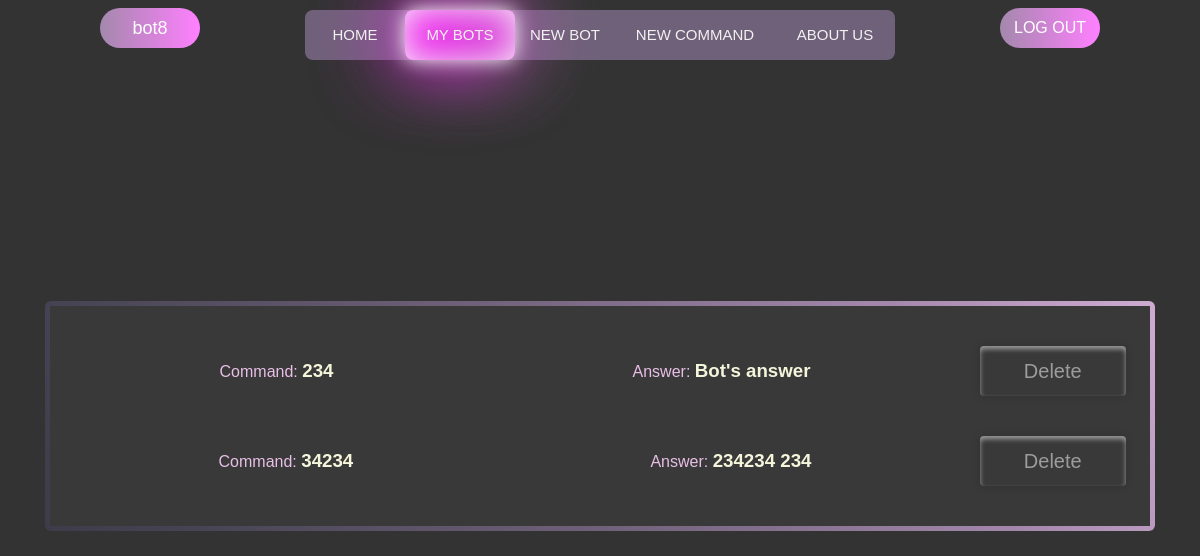
The app's page /bots/bot/bot/ (signed in) with its own data.
### authentication/models.py (models this page shows)
class CustomUser(AbstractUser):
    email = models.EmailField('Email', unique=True)
    avatar = models.ImageField('Avatar', blank=True, upload_to=f'avatars/')
    telegram_id = models.CharField('Telegram id', blank=True, max_length=40)
    def __str__(self):
        return self.username

### constructor/models.py (models this page shows, shortened)
class Command(models.Model):
    bot_name = models.CharField('Name', max_length=30) # Будет вылазить выбор всех ботов пользователя
    bot_token = models.CharField('Token', null=True, blank=True, max_length=30)
    type = models.CharField('Type', default='command', max_length=10) # Тип команды бота
    message = models.CharField('', default='Target message', max_length=10) # Команда которая будет писаться через слеш
    answer = models.TextField('Answer', max_length=255) # Ответ на эту команду
    creating_date = models.DateTimeField('Date of changing', null=True, auto_now=True) # Дата изменения бота (создания новой команды)
    class Meta:
        verbose_name = 'Command'
        verbose_name_plural = 'Commands'
        ordering = ['creating_date']

### constructor/views.py (the view)
# urls.py: path('bot/<str:pk>/', BotCommandList.as_view(), name='bot-edit-page'),
class BotCommandList(LoginRequiredMixin, DetailView):
    template_name = 'constructor/bot_edit.html'
    def get(self, request, pk):
        return render(request,
                      self.template_name,
                      context={
                          "commands": Command.objects.all().filter(bot_name=pk),
                          'bot': pk
                      }
                      )

### constructor/templates/constructor/bot_edit.html (shortened to what this page needs)
{% extends 'main/base.html' %}
{% load static %}
{% block links %}
    <link rel="stylesheet" href="{% static 'constructor/css/add_command.css' %}">
    <link rel="stylesheet" href="{% static 'constructor/css/bot_edit.css' %}">
{% endblock %}
{% block div-animation %}<div class="animation start-bots"></div>{% endblock %}
{% block content %}
    <main>
        <div class="tasks-list gradient-border">
            <div class="overtask">
                <div class="task">
                    {% for command in commands %}
                        <div class="bot-info">
                            <span class="info">
                                <span>
                                    <p>Command:</p>
                                    <h3>{{ command.message }}</h3>
                                </span>
                                <span>
                                    <p>Answer:</p>
                                    <h3>{{ command.answer }}</h3>
                                </span>
                            </span>
                            <span>
                                <form action="{% url 'command-delete-page' command.id %}" method="post">{% csrf_token %}
                                    <input class="sub" type="submit" value="Delete">
                                </form>
                            </span>
                        </div>
                    {% empty %}
                        <h3>Bot has no commands.</h3>
                        <br>
                        <a href="{% url 'bot-add-command' %}"><input class="sub" type="submit" value="Create new"></a>
                    {% endfor %}
                </div>
            </div>
        </div>
    </main>
{% endblock %}

### main/templates/main/base.html (shortened to what this page needs)
{% load static %}
<!DOCTYPE html>
<html lang="en">
<head>
  <link rel="stylesheet" href="{% static 'main/css/base.css' %}">
  {% block links %}
  {% endblock %}
</head>
<body>
  <header>
    {% if request.user.is_authenticated %}
      <span class="fake">
        <p class="nickname log-btn">{{user}}</p>
      </span>
    {% else %}
      <span class="left">
      </span>
    {% endif %}
    <div class="header">
      <a class="btn-home header-button" href="{% url 'home' %}">Home</a>
      <a class="btn-addcommand header-button" href="{% url 'bots' %}">My bots</a>
      <a class="btn-bots header-button" href="{% url 'create-new-bot' %}">New bot</a>
      <a class="btn-newbot header-button" href="{% url 'bot-add-command' %}">New command</a>
      <a class="btn-about header-button" href="{% url 'about' %}">About us</a>
      {% block div-animation %}{% endblock %}
    </div>
    <span class="fake">
      {% if user.is_authenticated %}
        <a href="{% url 'logout' %}"><button class="log-btn">LOG OUT</button></a>
      {% else %}
        <a href="{% url 'authentication' %}"><button class="log-btn">LOG IN</button></a>
      {% endif %}
    </span>
  </header>
  {% block content %}
  {% endblock %}
</body>
</html>

### main/static/main/css/base.css (style rules this page uses)
* { margin: 0; padding: 0; }
body { font-family: sans-serif; background: #333; display: flex; justify-content: center; flex-wrap: wrap; padding-top: 10px; height: 100vh; overflow-y: hidden; }
header { display: flex; justify-content: space-between; height: 7vh; width: 100% }
.header { position: relative; min-width: 590px; height: 50px; background-color: #70617a; border-radius: 8px; font-size: 0; }
.header-button { line-height: 50px; height: 100%; font-size: 15px; display: inline-block; position: relative; z-index: 2; text-decoration: none; text-transform: uppercase; text-align: center; color: #f1f1f1; cursor: pointer; }
.animation { position: absolute; height: 100%; top: 0; z-index: 0; transition: all .5s ease 0s; border-radius: 8px; }
.header-button:nth-child(1) { width: 100px; }
.header-button:nth-child(2) { width: 110px; }
.header-button:nth-child(3) { width: 100px; }
.header-button:nth-child(4) { width: 160px; }
.header-button:nth-child(5) { width: 120px; }
.start-bots, .header-button:nth-child(2):hover~.animation { width: 110px; left: 100px; background-color: #e8bfe6; transform: translateY(0); box-shadow: inset 0 0 37px whitesmoke, inset 20px 0 80px #f0f, inset -20px 0 80px rgb(140, 140, 140), inset 20px 0 300px #f0f, inset -20px 0 300px rgb(140, 140, 140), 0 0 20px #fff, -10px 0 80px #f0f, 10px 0 80px rgb(140, 140, 140); }
.fake { width: 300px; padding-bottom: 20px; display: flex; justify-content: center; align-items: center; z-index: 0; }
a { text-decoration: none; }
.log-btn { width: 100px; height: 40px; display: flex; justify-content: center; align-items: center; color: #fff; font-size: 16px; font-family: sans-serif; background: linear-gradient(90deg, #a488ac, rgb(255, 128, 255), rgb(255, 80, 255), rgb(255, 128, 255), #a488ac); background-size: 400%; border-radius: 30px; border-style:none; }
.log-btn:before { outline: none; content: ""; top: -5px; left: -5px; right: -5px; bottom: -5px; z-index: -1; background: linear-gradient(45deg, #2e2e3b, #464454, #70617a, #a488ac, #e8bfe6, #e8bfe6, #a488ac, #70617a, #464454, #2e2e3b); background-size: 400%; border-radius: 40px; opacity: 0; transition: 0.5s; }
.nickname { font-size: 18px; }

### constructor/static/constructor/css/add_command.css (style rules this page uses)
body { overflow-x: auto; }
select, input, textarea { color: rgb(0, 0, 0); padding: 12px; width: auto; border: none; font-size: 16.5px; box-shadow: 0 5px 25px rgba(0, 0, 0, 0.2); -webkit-appearance: button; appearance: button; outline: none; }
.sub { width: 150px; height: 50px; cursor: pointer; border: none; color: rgba(255,255,255,0.5); font-size: 20px; border-radius: 4px; box-shadow: inset 0px 3px 5px rgba(255,255,255,0.5), 0px 0px 10px rgba(0,0,0,0.15); background: rgb(2,0,36); background: linear-gradient(45deg, rgba(2,0,36,0) 5%, rgba(255,255,255,.5) 6%, rgba(255,255,255,0) 9%, rgba(255,255,255,.5) 10%, rgba(255,255,255,0) 17%, rgba(255,255,255,.5) 19%, rgba(255,255,255,0) 21%); background-size: 150%; background-position: right; transition: 1s; }
main { width: 100%; height: 100%; display: flex; justify-content: center; align-items: center; }
form { width: 97%; display: flex; justify-content: space-around; align-items: center; }
.tasks-list { padding: 2px; height: auto; margin-bottom: 100px; margin-left: 100px; margin-right: 100px; width: 1200px; min-width: 1100px; border-radius: 10px; display: flex; justify-content: center; }
.overtask { padding: 20px; z-index: 1; width: 100%; background-color: rgb(57, 57, 57); }
.task { z-index: 1; width: 100%; height: 120px; display: flex; justify-content: space-around; align-items: center; }
p { width: 100%; text-align: center; color: #e8bfe6 }
.gradient-border { --borderWidth: 3px; background: #4d4354; position: relative; border-radius: var(--borderWidth); }
.gradient-border:after { content: ""; position: absolute; top: calc(-1 * var(--borderWidth)); left: calc(-1 * var(--borderWidth)); height: calc(100% + var(--borderWidth) * 2); width: calc(100% + var(--borderWidth) * 2); background: linear-gradient( 60deg, #2e2e3b, #464454, #70617a, #a488ac, #e8bfe6, #e8bfe6, #a488ac, #70617a, #464454, #2e2e3b ); border-radius: calc(2 * var(--borderWidth)); animation: animatedgradient 4s ease alternate infinite; background-size: 300% 300%; }

### records on screen
CustomUser: username "bot8"
Command: message "234", answer "Bot's answer"
Command: message "34234", answer "234234 234"
